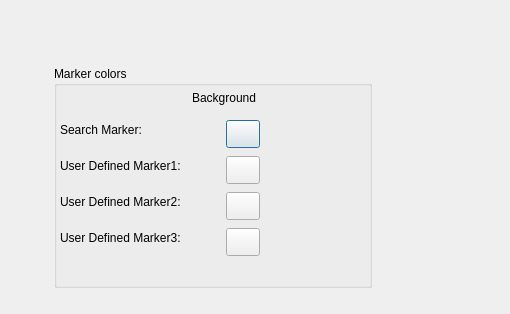
<?xml version="1.0" encoding="UTF-8"?><ui version="4.0"><class>IDD_PROPPAGE_COLORS_MARKER</class>
<widget class="QDialog" name="IDD_PROPPAGE_COLORS_MARKER">
<property name="geometry">
<rect><x>0</x><y>0</y>
<width>510</width><height>314</height></rect></property>
<property name="windowTitle"><string>Dialog</string></property>
<widget class="QGroupBox" name="IDC_MARKER_COLORS_GROUP">
<property name="geometry">
<rect><x>54</x><y>66</y><width>318</width><height>222</height></rect></property>
<property name="title"><string>Marker colors</string></property>
<widget class="QLabel" name="IDC_MARKER0_COLOR_LABEL">
<property name="geometry">
<rect><x>6</x><y>54</y><width>132</width><height>20</height></rect></property>
<property name="text"><string>Search Marker:</string></property>
<property name="inputMethodHints"><set>Qt::ImhMultiLine</set></property><property name="wordWrap"><bool>true</bool></property></widget>
<widget class="QLabel" name="IDC_MARKER1_COLOR_LABEL">
<property name="geometry">
<rect><x>6</x><y>90</y><width>158</width><height>20</height></rect></property>
<property name="text"><string>User Defined Marker1:</string></property>
<property name="inputMethodHints"><set>Qt::ImhMultiLine</set></property><property name="wordWrap"><bool>true</bool></property></widget>
<widget class="QLabel" name="IDC_MARKER2_COLOR_LABEL">
<property name="geometry">
<rect><x>6</x><y>126</y><width>158</width><height>20</height></rect></property>
<property name="text"><string>User Defined Marker2:</string></property>
<property name="inputMethodHints"><set>Qt::ImhMultiLine</set></property><property name="wordWrap"><bool>true</bool></property></widget>
<widget class="QLabel" name="IDC_MARKER3_COLOR_LABEL">
<property name="geometry">
<rect><x>6</x><y>162</y><width>158</width><height>20</height></rect></property>
<property name="text"><string>User Defined Marker3:</string></property>
<property name="inputMethodHints"><set>Qt::ImhMultiLine</set></property><property name="wordWrap"><bool>true</bool></property></widget>
<widget class="QLabel" name="IDC_BACKGROUND_COLUMN_LABEL">
<property name="geometry">
<rect><x>138</x><y>22</y><width>100</width><height>20</height></rect></property>
<property name="text"><string>Background</string></property>
<property name="inputMethodHints"><set>Qt::ImhMultiLine</set></property><property name="wordWrap"><bool>true</bool></property></widget>
<widget class="QPushButton" name="IDC_MARKER0_BKGD_COLOR">
<property name="geometry">
<rect><x>172</x><y>54</y><width>34</width><height>28</height></rect></property>
</widget>
<widget class="QPushButton" name="IDC_MARKER1_BKGD_COLOR">
<property name="geometry">
<rect><x>172</x><y>90</y><width>34</width><height>28</height></rect></property>
</widget>
<widget class="QPushButton" name="IDC_MARKER2_BKGD_COLOR">
<property name="geometry">
<rect><x>172</x><y>126</y><width>34</width><height>28</height></rect></property>
</widget>
<widget class="QPushButton" name="IDC_MARKER3_BKGD_COLOR">
<property name="geometry">
<rect><x>172</x><y>162</y><width>34</width><height>28</height></rect></property>
</widget>
</widget>
</widget><resources/><connections/></ui>
